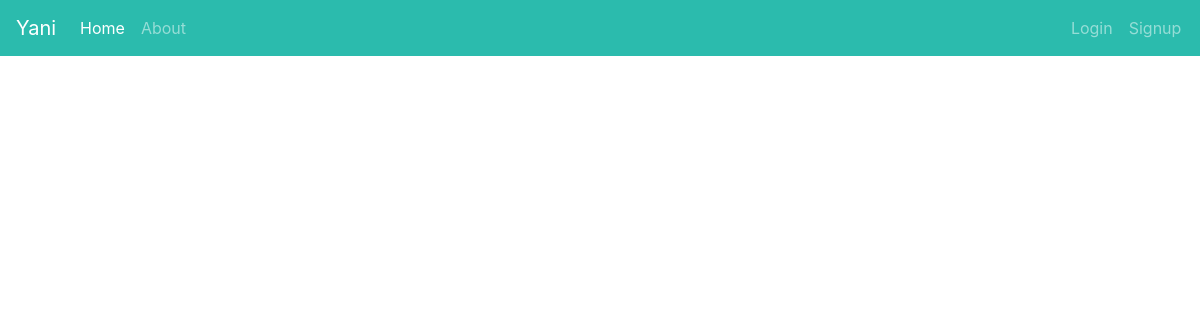
Before: / with the older database file.
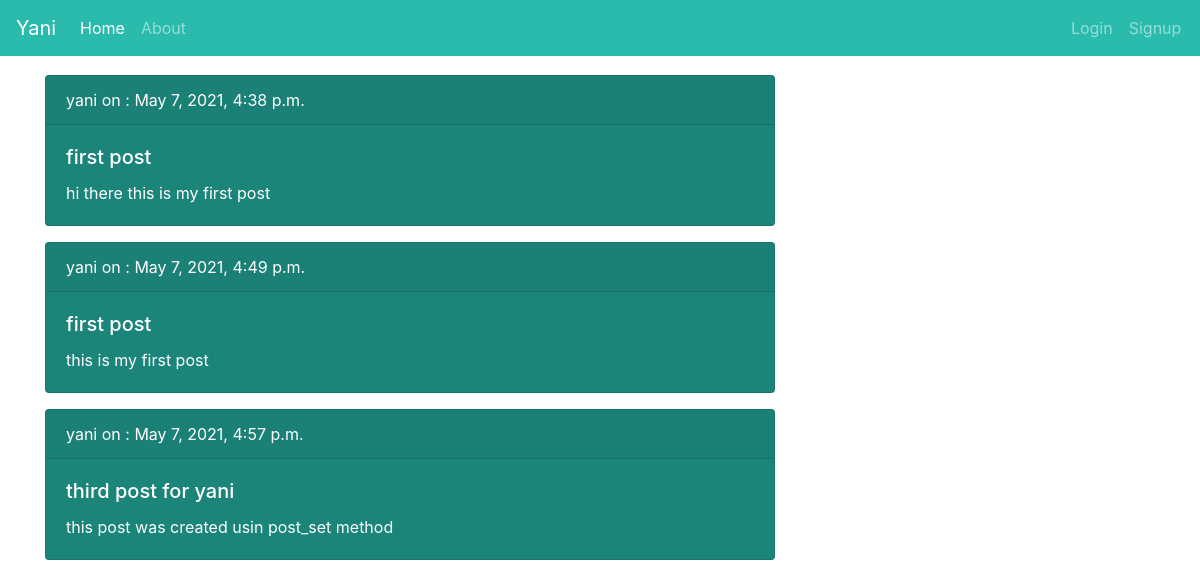
After: the same page with the newer database file.
### yani_blog/models.py (models this page shows)
class Post(models.Model):
    title = models.CharField(max_length=100)
    content = models.TextField()
    date_post = models.DateTimeField(default=timezone.now)
    author = models.ForeignKey(User, on_delete=models.CASCADE)
    def __str__(self):
        return self.title

### yani_blog/views.py (the view)
# urls.py: path('', views.index, name='index'),
def index(request):
    posts = Post.objects.all()
    print('this is my posts >> \n',posts)
    context={
        'posts' : posts,
        'title' : 'Home page'
    }
    return render(request, 'templates/index.html', context)

### yani_blog/templates/templates/index.html
{% extends "layout/base.html" %}
{% block content%}
{%for post in posts%}
<div class="card text-white bg-dark mb-3" style="background-color:#1c857a !important;">
    <div class="card-header">{{post.author}} on : {{post.date_post}}</div>
    <div class="card-body">
        <h5 class="card-title">{{post.title}}</h5>
        <p class="card-text">{{post.content}}</p>
    </div>
</div>
{%endfor%}
{%endblock content%}

### yani_blog/templates/layout/base.html (shortened to what this page needs)
<!DOCTYPE html>
<html lang="en">
<head>
    <link rel="stylesheet" href="https://maxcdn.bootstrapcdn.com/bootstrap/4.0.0/css/bootstrap.min.css"
>
    <link rel="stylesheet" type="text/css" href="static/main.css">
</head>
<body>
    {% include "sections/header.html" %}
    <main role="main" class="container">
        <div class="row" style="padding-top: 15px;">
            <div class="col-md-8" style="padding-top: 60px;">
                {% block content %}{% endblock content %}
            </div>
        </div>
    </main>
</body>
</html>

### yani_blog/templates/sections/header.html (shortened to what this page needs)
<nav class="navbar fixed-top  navbar-expand-lg navbar-dark scrolling-navbar "
    style="background-color:#2bbbad !important;">
    <a class="navbar-brand" href="">
        Yani
    </a>
    <div class="collapse navbar-collapse" id="navbarNavAltMarkup">
        <div class="navbar-nav">
            <a class="nav-item nav-link active" href="{% url 'index' %}">Home<span class="sr-only">(current)</span></a>
            <a class="nav-item nav-link" href="{% url 'about' %}" style="width: 930px;">About</a>
            <a class="nav-item nav-link" href="#">Login</a>
            <a class="nav-item nav-link" href="#">Signup</a>
        </div>
    </div>
</nav>

Changed rows visible on the page:
added Post: author "yani", date_post "May 7, 2021, 4:38 p.m.", title "first post", content "hi there this is my first post"
added Post: author "yani", date_post "May 7, 2021, 4:49 p.m.", title "first post", content "this is my first post"
added Post: author "yani", date_post "May 7, 2021, 4:57 p.m.", title "third post for yani", content "this post was created usin post_set method"
